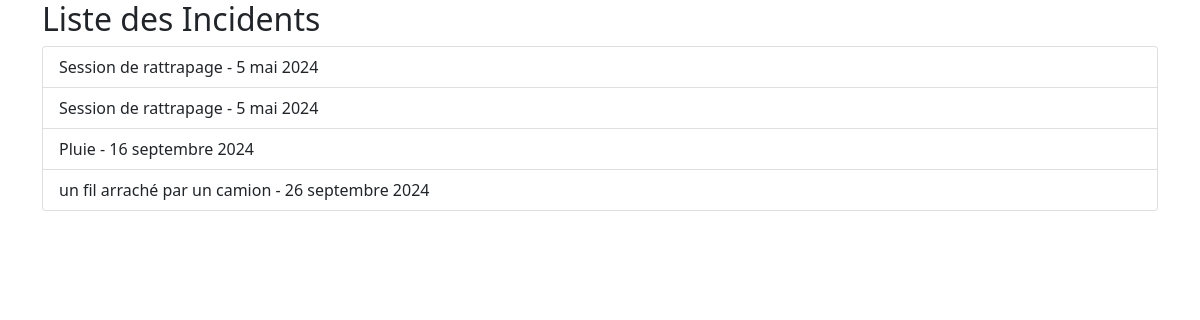
Page /incidents/ on the committed database.
### infrastructures/models.py (models this page shows, shortened)
class Incident(models.Model):
    infrastructure = models.ForeignKey(Infrastructure, on_delete=models.CASCADE)
    description = models.TextField()
    date_signalement = models.DateField()
    est_resolu = models.BooleanField(default=False)

### infrastructures/views.py (the view)
# urls.py: path('incidents/', views.incident_list, name='incident_list'),
def incident_list(request):
    incidents = Incident.objects.all()  # Récupère tous les incidents
    return render(request, 'infrastructures/incident_list.html', {'incidents': incidents})

### infrastructures/templates/infrastructures/incident_list.html (shortened to what this page needs)
<!DOCTYPE html>
<html lang="fr">
<head>
    <link href="https://cdn.jsdelivr.net/npm/bootstrap@5.1.3/dist/css/bootstrap.min.css" rel="stylesheet">
</head>
<body>
    <div class="container">
        <h2>Liste des Incidents</h2>
        <ul class="list-group">
            {% for incident in incidents %}
            <li class="list-group-item">{{ incident.description }} - {{ incident.date_signalement }}</li>
            {% endfor %}
        </ul>
    </div>
</body>
</html>

### rows in the picture
Incident: description "Session de rattrapage", date_signalement "5 mai 2024"
Incident: description "Session de rattrapage", date_signalement "5 mai 2024"
Incident: description "Pluie", date_signalement "16 septembre 2024"
Incident: description "un fil arraché par un camion", date_signalement "26 septembre 2024"
